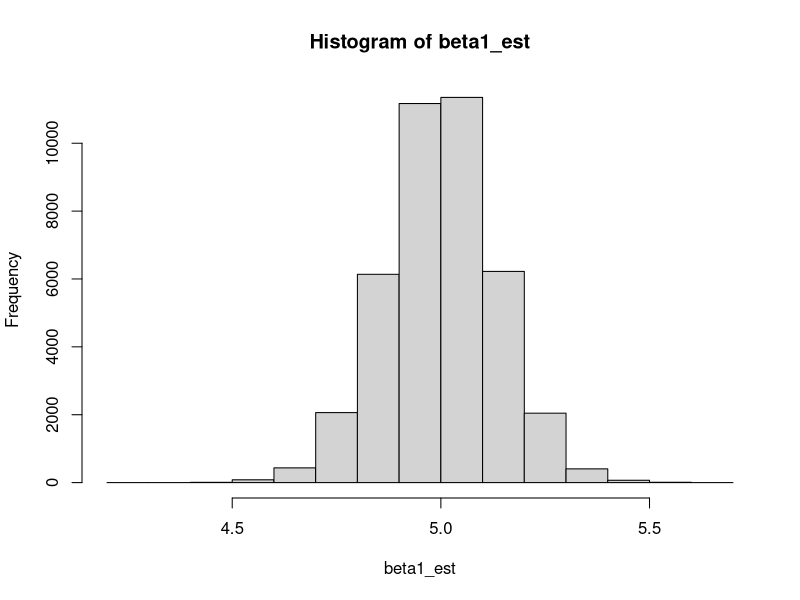
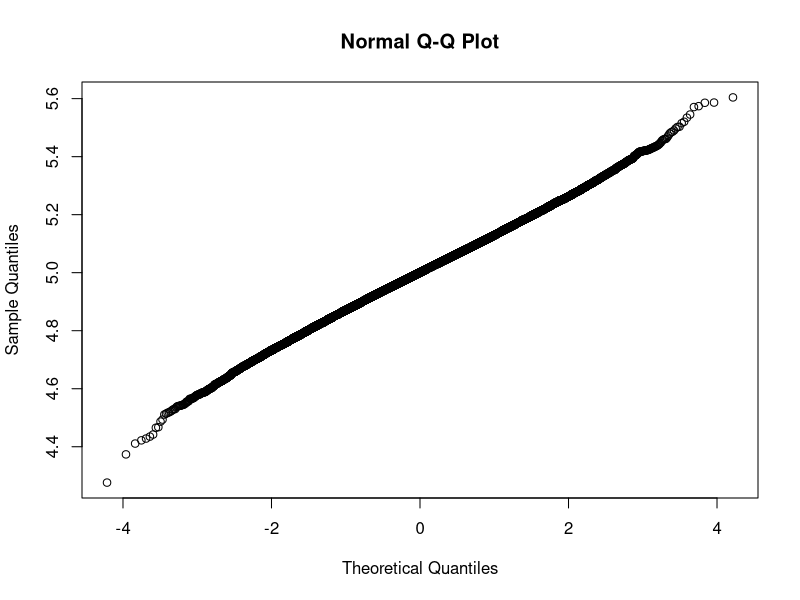

Write R code to recreate these figures, in order. (Note: a time limit stopped this script after it produced the figures.)
# 1
n_throws = c(100, 200, 400)
for (i in 1:3) {
  n = n_throws[i]
  count_discarded = 0
  
  for (k in 1:10000) {
    # n пъти хвърляме зар
    points = sample(1:6, size = n, replace = TRUE)
    test = chisq.test(points)
    if (test$p.value < 0.95) {
      count_discarded = count_discarded + 1
    }
  }
  
  print(paste("H0 was discarded", count_discarded, "times for n =", n))
}


# 2
n_values = c(15, 25, 50, 90)
for (i in 1:4) {
  n = n_values[i]
  count_discarded = 0
  
  for (k in 1:10000) {
    data = runif(n, 5, 12)
    test = shapiro.test(data)
    if (test$p.value < 0.05) {
      count_discarded = count_discarded + 1
    }
  }
  
  print(paste("The test is true", 10000 - count_discarded, "times for n =", n))
}


# 3 - колко % доверителен интервал искаме???
n_values = c(30, 50, 100, 500)

for (i in 1:4) {
  n = n_values[i]
  
  results = matrix(data = NA, nrow = 4, ncol = 3)
  rownames(results) = c("εi ∈ N(0,4)", 
                        "εi ∈ U(-3.5,3.5)", 
                        "εi = vi − wi; vi,wi ∈ Ex(0.7)", 
                        "εi = ui − 2; ui ∈ Ex(0.5)")
  colnames(results) = c("β1 in conf_int", 
                        "  mean len conf_int", 
                        "  mean β1")
  
  beta1 = 5
  # 4 реда - по 1 за всяка подточка
  beta1_est =  matrix(data = NA, nrow = 4, ncol = 10000)
  beta1_sd_err = matrix(data = NA, nrow = 4, ncol = 10000)
  
  for (k in 1:10000) {
      x = sample(1:10, size = n, replace = TRUE)
      
      # а)
      e = rnorm(n, mean = 0, sd = 2)
      y = beta1 * x + e
      
      df = data.frame(x, y)
      model = lm(y ~ x, data = df)
      model_summary = summary(model)
      beta1_est[1, k] = model_summary$coefficients[2, 1] # бета1 шапка
      beta1_sd_err[1, k] = model_summary$coefficients[2, 2]
      
      # б)
      e = runif(n, -3.5, 3.5)
      y = beta1 * x + e
      
      df = data.frame(x, y)
      model = lm(y ~ x, data = df)
      model_summary = summary(model)
      beta1_est[2, k] = model_summary$coefficients[2, 1] # бета1 шапка
      beta1_sd_err[2, k] = model_summary$coefficients[2, 2]
      
      # в)
      v = rexp(n, 0.7)
      w = rexp(n, 0.7)
      e = v - w
      y = beta1 * x + e
      
      df = data.frame(x, y)
      model = lm(y ~ x, data = df)
      model_summary = summary(model)
      beta1_est[3, k] = model_summary$coefficients[2, 1] # бета1 шапка
      beta1_sd_err[3, k] = model_summary$coefficients[2, 2]
      
      # г)
      u = rexp(n, 0.5)
      e = u - 2
      y = beta1 * x + e
      
      df = data.frame(x, y)
      model = lm(y ~ x, data = df)
      model_summary = summary(model)
      beta1_est[4, k] = model_summary$coefficients[2, 1] # бета1 шапка
      beta1_sd_err[4, k] = model_summary$coefficients[2, 2]
  }
  
  print(paste("n =", n))
  for (k in 1:4) {
    results[k, 1] = sum(abs(beta1 - beta1_est[k,]) < beta1_sd_err[k,])
    results[k, 2] = mean(2 * beta1_sd_err[k,])
    results[k, 3] = mean(beta1_est[k,])
  }
  print(results)
  cat("\n")
  
  hist(beta1_est)
  qqnorm(beta1_est)
}
